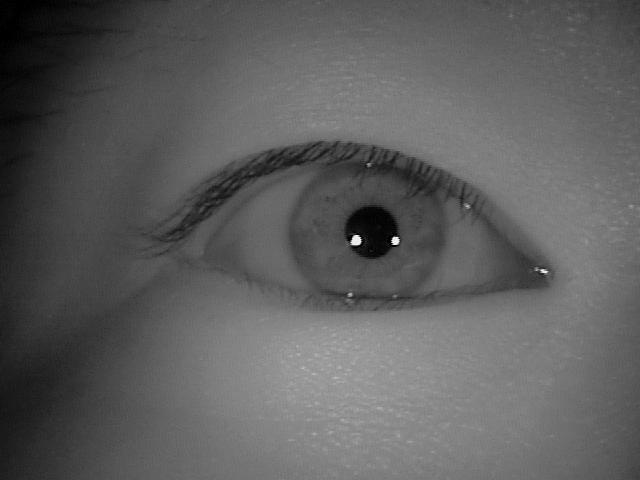
#> input picture CASIA-Iris-Thousand/002/L/S5002L00.jpg, 640 x 480 px
$ python -i segmentation.py   (imports and definitions only)   (older library calls are emulated)
#> lines starting #> are read from the running program, lines starting #| are printed output that depends on the picture; after the words box and inside, x2 and y2 are one past the last pixel; in counts of white or black regions, pixels touching at a corner belong together
# segmentation.py  — Pure Wildes-style (edge → Hough voting for circles)
import cv2
import numpy as np
from typing import Tuple, Optional


# Tunables
GAUSS_K = (5, 5)
CLAHE_CLIP = 2.0
CLAHE_TILE = (8, 8)

CANNY_LO = 30
CANNY_HI = 120

PUPIL_R_MIN_FRAC = 1/50
PUPIL_R_MAX_FRAC = 1/6
IRIS_R_MIN_SCALE = 1.5
IRIS_R_MAX_FRAC = 0.48

R_STEP = 1
CENTER_NEAR_PUPIL = 3
EDGE_SUBSAMPLE = 1
VOTE_BOTH_NORMAL_DIRS = True


def _to_gray(img: np.ndarray) -> np.ndarray:
    return cv2.cvtColor(img, cv2.COLOR_BGR2GRAY) if img.ndim == 3 else img

def _enhance(gray: np.ndarray) -> np.ndarray:
    g = _to_gray(gray)
    g = cv2.GaussianBlur(g, GAUSS_K, 1.0)
    clahe = cv2.createCLAHE(clipLimit=CLAHE_CLIP, tileGridSize=CLAHE_TILE)
    g = clahe.apply(g)
    spec = cv2.inRange(g, 240, 255)
    if np.any(spec):
        g = cv2.inpaint(g, spec, 3, cv2.INPAINT_TELEA)
    return g

def _binary_edges(enhanced: np.ndarray) -> np.ndarray:
    edges = cv2.Canny(enhanced, CANNY_LO, CANNY_HI, L2gradient=True)
    return edges

def _gradients(enhanced: np.ndarray) -> Tuple[np.ndarray, np.ndarray]:
    gx = cv2.Sobel(enhanced, cv2.CV_32F, 1, 0, ksize=3)
    gy = cv2.Sobel(enhanced, cv2.CV_32F, 0, 1, ksize=3)
    return gx, gy

def _radius_range_for_pupil(h: int, w: int) -> np.ndarray:
    m = min(h, w)
    rmin = max(6, int(np.floor(m * PUPIL_R_MIN_FRAC)))
    rmax = max(rmin + 5, int(np.ceil(m * PUPIL_R_MAX_FRAC)))
    return np.arange(rmin, rmax + 1, R_STEP, dtype=int)

# [5 lines left out: function _radius_range_for_iris, not called in this run]

def _mean_inside(gray: np.ndarray, cx: int, cy: int, r: int) -> float:
    H, W = gray.shape[:2]
    Y, X = np.ogrid[:H, :W]
    mask = (X - cx)**2 + (Y - cy)**2 <= r*r
    if not np.any(mask):
        return 255.0
    return float(np.mean(gray[mask]))

def _vote_centers(edges: np.ndarray,
                  gx: np.ndarray,
                  gy: np.ndarray,
                  radii: np.ndarray,
                  center_hint: Optional[Tuple[int, int]] = None,
                  center_tol: int = 0) -> Tuple[int, int, int, float]:
    """
    Core Wildes Hough voting:
      - edges: binary edge map (uint8 0/255)
      - gx, gy: gradients (float32)
      - radii: 1D array of candidate radii
      - center_hint: (cx,cy) to restrict votes near this point (for iris stage)
      - center_tol: allowed +/- pixels from hint (0 => no restriction)
    Returns best (cx, cy, r, score).
    """
    H, W = edges.shape[:2]
    ys, xs = np.nonzero(edges)
    if EDGE_SUBSAMPLE > 1 and len(xs) > 0:
        xs = xs[::EDGE_SUBSAMPLE]
        ys = ys[::EDGE_SUBSAMPLE]

    best_score = -1.0
    best = (W//2, H//2, radii[0])

    mag = np.hypot(gx, gy) + 1e-6
    nx = gx / mag
    ny = gy / mag

    # Clamp function
    def _in_bounds(xc, yc):
        return (0 <= xc < W) and (0 <= yc < H)

    for r in radii:
        acc = np.zeros((H, W), dtype=np.uint16)

        # Vote from each edge point
        for x, y in zip(xs, ys):
            fx = nx[y, x]
            fy = ny[y, x]
            if fx == 0.0 and fy == 0.0:
                continue

            # candidate center along normal (outward)
            cx1 = int(round(x - r * fx))
            cy1 = int(round(y - r * fy))

            # inward vote
            if VOTE_BOTH_NORMAL_DIRS:
                cx2 = int(round(x + r * fx))
                cy2 = int(round(y + r * fy))
            else:
                cx2 = cx1
                cy2 = cy1

            if center_hint is not None and center_tol > 0:
                hx, hy = center_hint
                if abs(cx1 - hx) > center_tol or abs(cy1 - hy) > center_tol:
                    pass
                else:
                    if _in_bounds(cx1, cy1):
                        acc[cy1, cx1] += 1
                if VOTE_BOTH_NORMAL_DIRS:
                    if abs(cx2 - hx) <= center_tol and abs(cy2 - hy) <= center_tol and _in_bounds(cx2, cy2):
                        acc[cy2, cx2] += 1
            else:
                if _in_bounds(cx1, cy1):
                    acc[cy1, cx1] += 1
                if VOTE_BOTH_NORMAL_DIRS and _in_bounds(cx2, cy2):
                    acc[cy2, cx2] += 1

        idx = np.argmax(acc)
        peak = int(acc.flat[idx])
        cy, cx = divmod(idx, W)

        denom = max(1, len(xs))
        score = peak / float(denom)

        if score > best_score:
            best_score = score
            best = (cx, cy, r)

    cx, cy, r = best
    return int(cx), int(cy), int(r), float(best_score)

def find_pupil(gray: np.ndarray) -> Tuple[int, int, int]:
    """
    Wildes-style: edges -> gradient-guided circular Hough voting for (cx,cy,r).
    Picks radius with highest center-accumulator peak; tiebreak by darkest interior.
    """
    enh = _enhance(gray)
    edges = _binary_edges(enh)
    gx, gy = _gradients(enh)

    H, W = enh.shape[:2]
    pupil_radii = _radius_range_for_pupil(H, W)

    # Vote for centers across candidate radii
    cx, cy, r, score = _vote_centers(edges, gx, gy, pupil_radii)

    best_triplet = (cx, cy, r)
    best_mu = _mean_inside(enh, cx, cy, r)
    for dcx in (-1, 0, 1):
        for dcy in (-1, 0, 1):
            for dr in (-1, 0, 1):
                rc = r + dr
                xc = cx + dcx
                yc = cy + dcy
                if rc <= 4:
                    continue
                mu = _mean_inside(enh, xc, yc, rc)
                if mu < best_mu:
                    best_mu = mu
                    best_triplet = (xc, yc, rc)

    cx, cy, r = best_triplet
    return int(cx), int(cy), int(r)

# [39 lines left out: functions find_iris, draw_segmentation_overlay, not called in this run]

>>> import cv2
>>> picture = cv2.imread('../CASIA-Iris-Thousand/002/L/S5002L00.jpg', cv2.IMREAD_GRAYSCALE)
#> picture is the input picture: shape (480, 640); min 0, max 254, mean 93.2
>>> result = find_pupil(picture)
#> in _enhance, `g = clahe.apply(g)`:
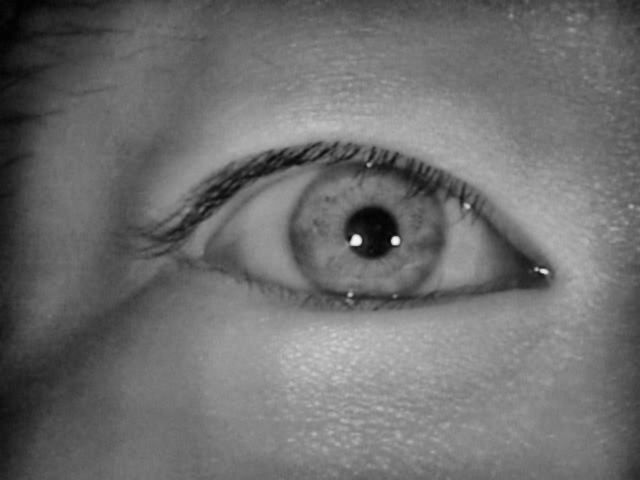
#> g: shape (480, 640); min 3, max 245, mean 109.9
#> in _enhance, `spec = cv2.inRange(g, 240, 255)`:
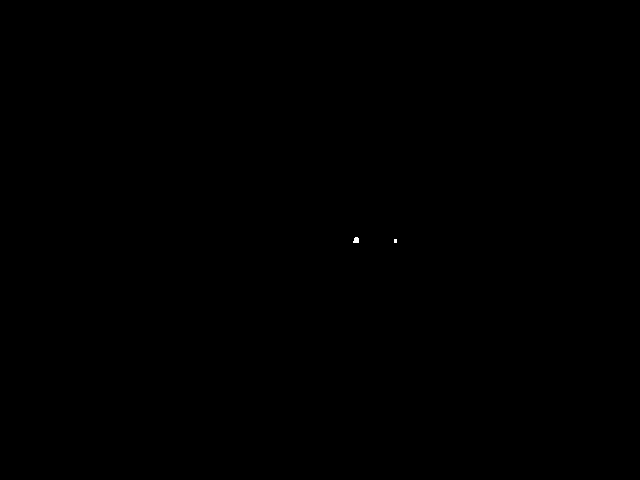
#> spec: shape (480, 640); 0.01% white; 2 white regions (1 under 20 px), largest, box (x1, y1, x2, y2) and area: (353, 237, 359, 243) 30
#> in _binary_edges, `edges = cv2.Canny(enhanced, CANNY_LO, CANNY_HI, L2gradient=True)`: edges: shape (480, 640); 1.4% white in thin lines or dots, all inside (x1, y1, x2, y2) = (131, 8, 640, 446)
#> in _gradients, `gx = cv2.Sobel(enhanced, cv2.CV_32F, 1, 0, ksize=3)`:
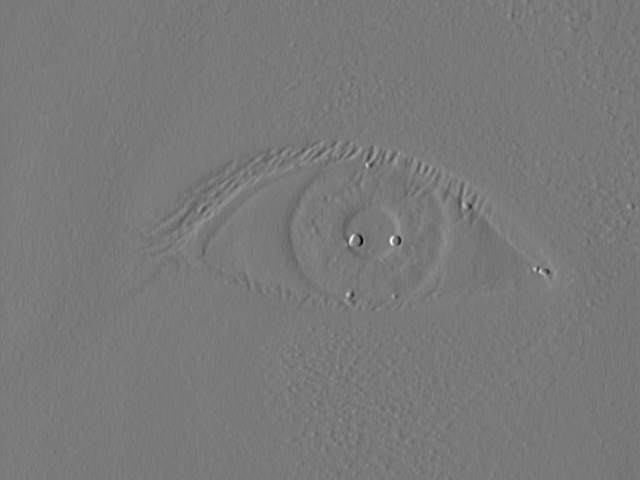
#> gx: shape (480, 640) float32; min -602, max 660, mean 0.7; drawn with min black and max white
#> in _vote_centers, `ys, xs = np.nonzero(edges)`: ys = 4445 values from 8 to 445; xs = 4445 values, max 639 at index 2359, min 131 at index 3598, mean 338
#> in _vote_centers, `mag = np.hypot(gx, gy) + 1e-6`:
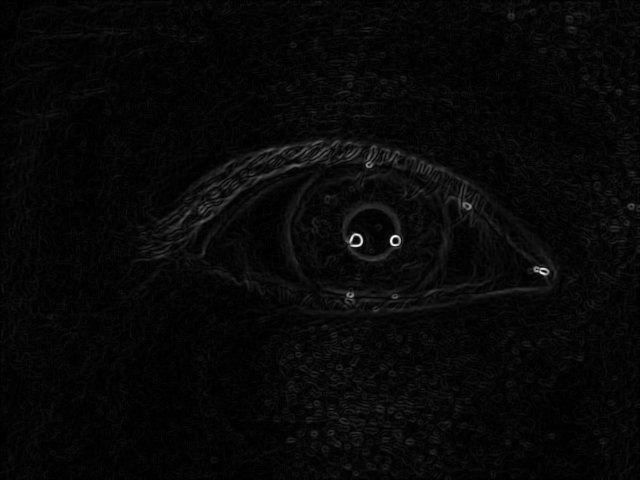
#> mag: shape (480, 640) float32; min 1e-06, max 686.6, mean 22.2; drawn with min black and max white
#> in _vote_centers, `nx = gx / mag`:
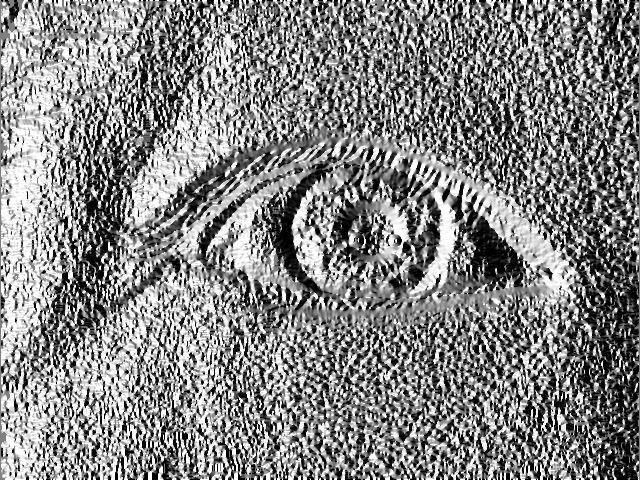
#> nx: shape (480, 640) float32; min -1, max 1, mean 0.0422; drawn with min black and max white
#> in _vote_centers, `ny = gy / mag`:
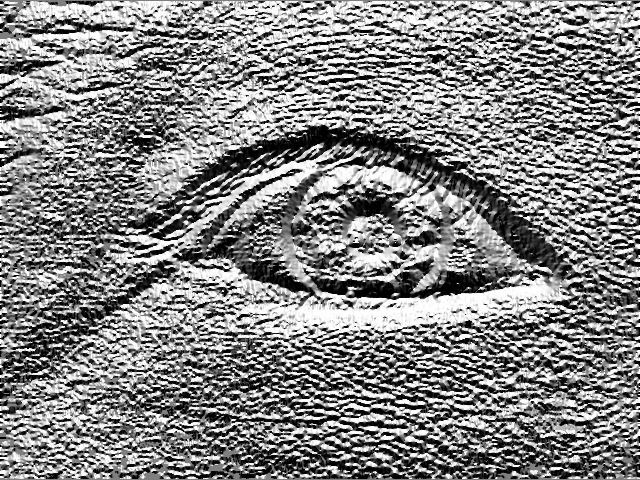
#> ny: shape (480, 640) float32; min -1, max 1, mean 0.0404; drawn with min black and max white
#> the loop in _vote_centers, `for r in radii:` made 72 passes
#> (score, best_score) on passes 1, 14, 16, 18: (0.0018, 0.0018), (0.00202, 0.00202), (0.00225, 0.00225), (0.00292, 0.00292)
#> score on passes 2 to 7: 0.0018, 0.00157, 0.00135, 0.0018, 0.00135, 0.00135
#> after the loop in _vote_centers, `for r in radii:`: best_score = 0.00292
#> in _vote_centers, `cx, cy, r = best`: cx = 370; cy = 233; r = 26
#> in find_pupil, `cx, cy, r, score = _vote_centers(edges, gx, gy, pupil_radii)`: cx = 370; cy = 233; r = 26; score = 0.00292
#> in find_pupil, `best_triplet = (cx, cy, r)`: best_triplet = (370, 233, 26)
#> in _mean_inside, `mask = (X - cx)**2 + (Y - cy)**2 <= r*r`:
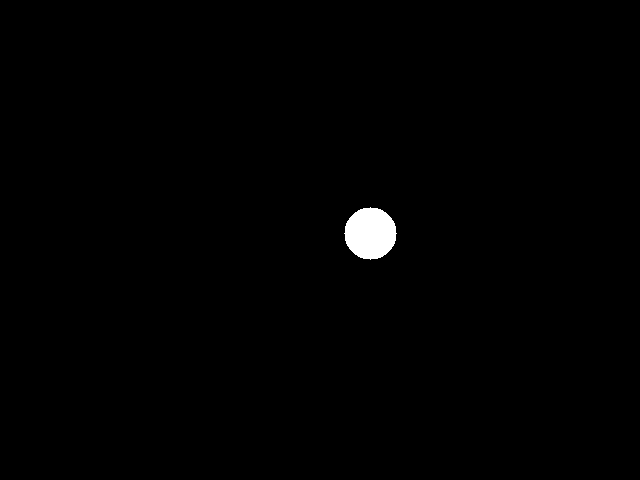
#> mask: shape (480, 640) bool; 0.69% white; 1 white region, box (x1, y1, x2, y2) and area: (344, 207, 397, 260) 2121
#> in find_pupil, `best_mu = _mean_inside(enh, cx, cy, r)`: best_mu = 35.16
#> after the loop in find_pupil, `for dcx in (-1, 0, 1):`: best_mu = 32.43; best_triplet = (370, 232, 25)
#> in find_pupil, `cx, cy, r = best_triplet`: cy = 232; r = 25
#> result = (370, 232, 25)
